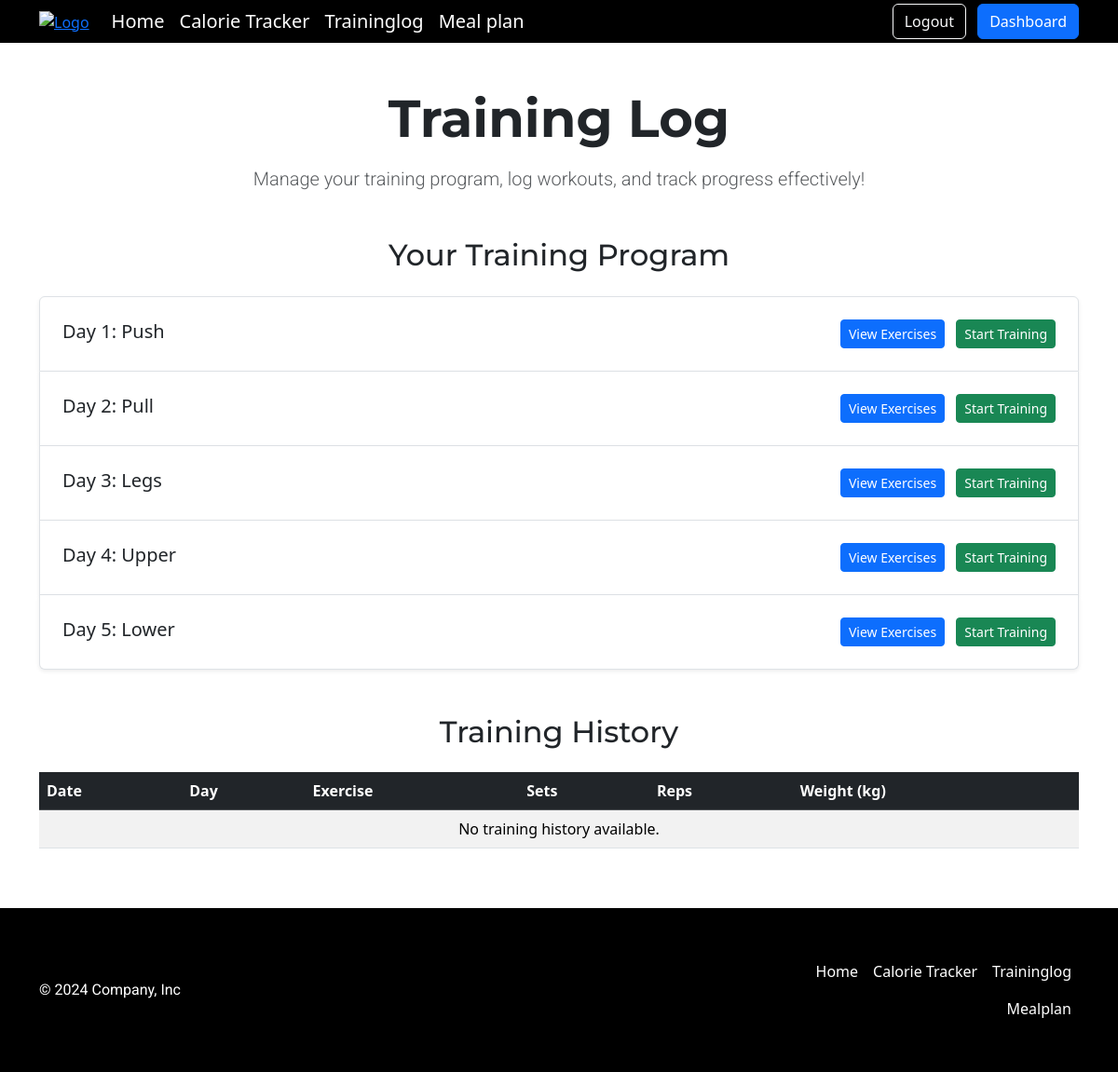
/traininglog (signed in), run on an earlier commit of the app's database.
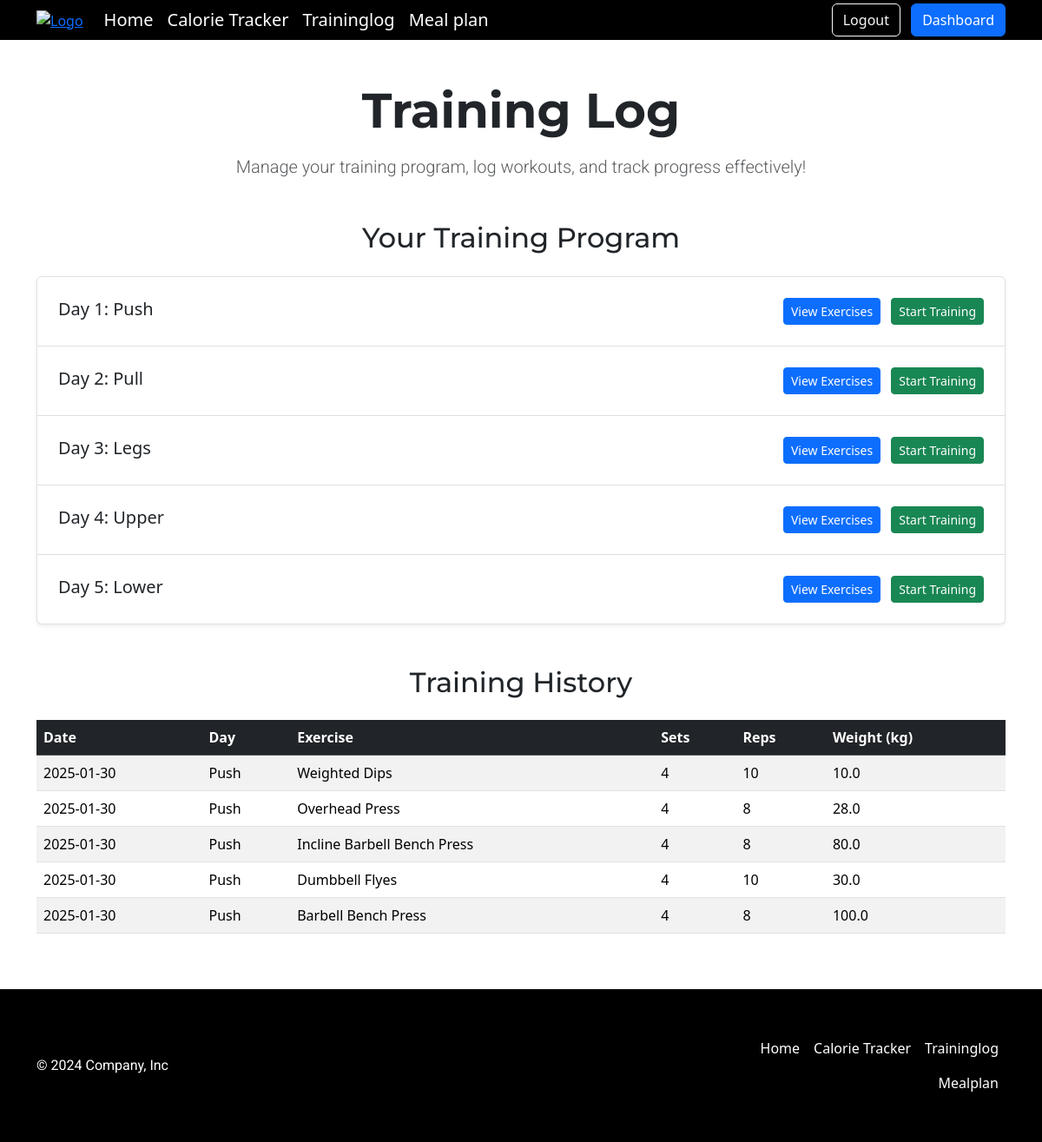
And on a later commit of the database.
### tables this page shows
CREATE TABLE program_days (
id INTEGER PRIMARY KEY AUTOINCREMENT,
program_id INTEGER NOT NULL,
day_number INTEGER NOT NULL, 
day_name TEXT NOT NULL, 
FOREIGN KEY (program_id) REFERENCES training_programs(id) ON DELETE CASCADE
);

CREATE TABLE TrainingLogs (
    id INTEGER PRIMARY KEY AUTOINCREMENT,
    user_id INTEGER NOT NULL,
    date TEXT NOT NULL,
    day_id INTEGER NOT NULL,
    day_name TEXT NOT NULL,
    exercise_name TEXT NOT NULL,
    sets INTEGER NOT NULL,
    reps TEXT NOT NULL,
    weight REAL NOT NULL,
    FOREIGN KEY (user_id) REFERENCES users(id) ON DELETE CASCADE,
    FOREIGN KEY (day_id) REFERENCES program_days(id) ON DELETE CASCADE
);

### app.py (the view)
@app.route("/traininglog", methods=["GET", "POST"])
@login_required
def traininglog():
    user_id = session["user_id"]
    if request.method == "POST":
        day_id = request.form.get("day_id")
        session["day_id"] = day_id
        return redirect("/trainingsession")
    else:
        user_data = db.execute(
            """
            SELECT training_days, experience_level
            FROM users
            WHERE id = ?
            """,
            user_id
        )
        raw_program_data = db.execute(
            """
            SELECT
                pd.id AS day_id,
                pd.day_number,
                pd.day_name,
                pe.exercise_name,
                pe.sets,
                pe.reps,
                COALESCE(ls.last_weight, pe.weight) AS weight
            FROM
                training_programs tp
            JOIN
                program_days pd ON tp.id = pd.program_id
            JOIN
                program_exercises pe ON pd.id = pe.day_id
            LEFT JOIN LastSession ls
                ON pe.exercise_name = ls.exercise_name
                AND ls.user_id = ?
                AND ls.day_id = pd.id
            WHERE
                tp.days_per_week = ? AND
                tp.experience_level = ?
            ORDER BY
                pd.day_number, pe.exercise_name
            """,
            user_id, user_data[0]["training_days"], user_data[0]["experience_level"]
        )
        program_data = {}
        for row in raw_program_data:
            day_number = row["day_number"]
            if day_number not in program_data:
                program_data[day_number] = {
                    "day_id": row["day_id"],
                    "day_name": row["day_name"],
                    "exercises": []
                }
            program_data[day_number]["exercises"].append({
                "exercise_name": row["exercise_name"],
                "sets": row["sets"],
                "reps": row["reps"],
                "weight": row["weight"]
            })
        training_history = db.execute(
            """
            SELECT date, day_name, exercise_name, sets, reps, weight
            FROM TrainingLogs
            WHERE user_id = ? AND date >= DATE('now', '-7 days')
            ORDER BY DATE(date) DESC, id DESC
            """,
            user_id
        )
        return render_template("traininglog.html", program_data=program_data, training_history=training_history)

### app.py (called while the page is built)
def login_required(f):
    @wraps(f)
    def decorated_function(*args, **kwargs):
        if session.get("user_id") is None:
            return redirect("/login")
        return f(*args, **kwargs)
    return decorated_function

@app.after_request
def after_request(response):
    response.headers["Cache-Control"] = "no-cache, no-store, must-revalidate"
    response.headers["Expires"] = 0
    response.headers["Pragma"] = "no-cache"
    return response

### templates/traininglog.html (shortened to what this page needs)
{% extends "layout.html" %}
{% block main %}
<div class="container my-5 text-center">
    <h1 class="display-4 mb-3 fw-bold">Training Log</h1>
    <p class="lead text-muted">Manage your training program, log workouts, and track progress effectively!</p>
</div>
<div class="container my-5">
    <h2 class="text-center mb-4">Your Training Program</h2>
    <div class="list-group">
        {% for day_number, day_data in program_data.items() %}
        <div class="list-group-item p-4 shadow-sm">
            <div class="d-flex justify-content-between align-items-center">
                <div>
                    <h5 class="mb-1">Day {{ day_number }}: {{ day_data.day_name }}</h5>
                </div>
                <div>
                    <button class="btn btn-primary btn-sm text-white me-2" type="button" data-bs-toggle="collapse" data-bs-target="#day-{{ day_number }}">
                        View Exercises
                    </button>
                    <form action="/traininglog" method="POST" class="d-inline">
                        <button type="submit" class="btn btn-sm btn-success">Start Training</button>
                    </form>
                </div>
            </div>
        </div>
        {% endfor %}
    </div>
</div>
<div class="container my-5">
    <h2 class="text-center mb-4">Training History</h2>
    <div class="table-responsive">
        <table class="table table-striped">
            <thead class="table-dark">
                <tr>
                    <th>Date</th>
                    <th>Day</th>
                    <th>Exercise</th>
                    <th>Sets</th>
                    <th>Reps</th>
                    <th>Weight (kg)</th>
                </tr>
            </thead>
            <tbody>
                {% if training_history %}
                    {% for log in training_history %}
                    <tr>
                        <td>{{ log.date }}</td>
                        <td>{{ log.day_name }}</td>
                        <td>{{ log.exercise_name }}</td>
                        <td>{{ log.sets }}</td>
                        <td>{{ log.reps }}</td>
                        <td>{{ log.weight }}</td>
                    </tr>
                    {% endfor %}
                {% else %}
                    <tr>
                        <td colspan="6" class="text-center">No training history available.</td>
                    </tr>
                {% endif %}
            </tbody>
        </table>
    </div>
</div>
{% endblock %}

### templates/layout.html (shortened to what this page needs)
<!DOCTYPE html>
<html lang="en">
<head>
    <link href="https://cdn.jsdelivr.net/npm/bootstrap@5.3.3/dist/css/bootstrap.min.css" rel="stylesheet">
    <link href="/static/styles.css" rel="stylesheet">
    <link href="https://cdn.jsdelivr.net/npm/bootstrap-icons/font/bootstrap-icons.css" rel="stylesheet">
</head>
<body class="d-flex flex-column min-vh-100">
    <header class="bg-black">
        <div class="container">
            <div class="d-flex flex-wrap align-items-center justify-content-center justify-content-lg-start">
                <a href="/" class="me-3">
                    <img src="/static/logo-white.png" alt="Logo" class="img-fluid" style="max-height: 150px;">
                </a>
                {% if session["user_id"] %}
                    <ul class="nav col-12 col-lg-auto me-lg-auto mb-2 justify-content-center mb-md-0">
                        <li><a href="/" class="nav-link px-2 text-white fs-5">Home</a></li>
                        <li><a href="/calorietracker" class="nav-link px-2 text-white fs-5">Calorie Tracker</a></li>
                        <li><a href="/traininglog" class="nav-link px-2 text-white fs-5">Traininglog</a></li>
                        <li><a href="/mealplan" class="nav-link px-2 text-white fs-5">Meal plan</a></li>
                    </ul>
                    <div class="text-end">
                        <a href="/logout" class="btn btn-outline-light me-2">Logout</a>
                        <a href="/dashboard" class="btn btn-primary">Dashboard</a>
                    </div>
                {% endif %}
            </div>
        </div>
    </header>
    <main class="flex-grow-1">
        {% block main %}{% endblock %}
    </main>
    <footer class="bg-black text-white py-5 mt-auto">
        <div class="container">
            <div class="d-flex flex-wrap justify-content-between align-items-center">
                <p class="col-md-4 mb-0">© 2024 Company, Inc</p>
                <a href="/" class="col-md-4 d-flex align-items-center justify-content-center mb-3 mb-md-0 me-md-auto text-decoration-none">
                    <svg class="bi me-2" width="40" height="32"><use xlink:href="#bootstrap"></use></svg>
                </a>
                {% if session["user_id"] %}
                <ul class="nav col-md-4 justify-content-end">
                    <li class="nav-item"><a href="/" class="nav-link px-2 text-white">Home</a></li>
                    <li class="nav-item"><a href="/calorietracker" class="nav-link px-2 text-white">Calorie Tracker</a></li>
                    <li class="nav-item"><a href="/traininglog" class="nav-link px-2 text-white">Traininglog</a></li>
                    <li class="nav-item"><a href="/mealplan" class="nav-link px-2 text-white">Mealplan</a></li>
                </ul>
                {% endif %}
            </div>
        </div>
    </footer>
</body>
</html>

### static/styles.css (style rules this page uses)
h1, h2, h3 { font-family: 'Montserrat', sans-serif !important; }
p { font-family: 'Roboto', sans-serif !important; }

What changed in the data, as far as the page shows it:
added TrainingLogs: date "2025-01-30", day_name "Push", exercise_name "Weighted Dips", sets "4", reps "10", weight "10.0"
added TrainingLogs: date "2025-01-30", day_name "Push", exercise_name "Overhead Press", sets "4", reps "8", weight "28.0"
added TrainingLogs: date "2025-01-30", day_name "Push", exercise_name "Incline Barbell Bench Press", sets "4", reps "8", weight "80.0"
added TrainingLogs: date "2025-01-30", day_name "Push", exercise_name "Dumbbell Flyes", sets "4", reps "10", weight "30.0"
added TrainingLogs: date "2025-01-30", day_name "Push", exercise_name "Barbell Bench Press", sets "4", reps "8", weight "100.0"
Also different on the page:
text no longer shown: "No training history available."
